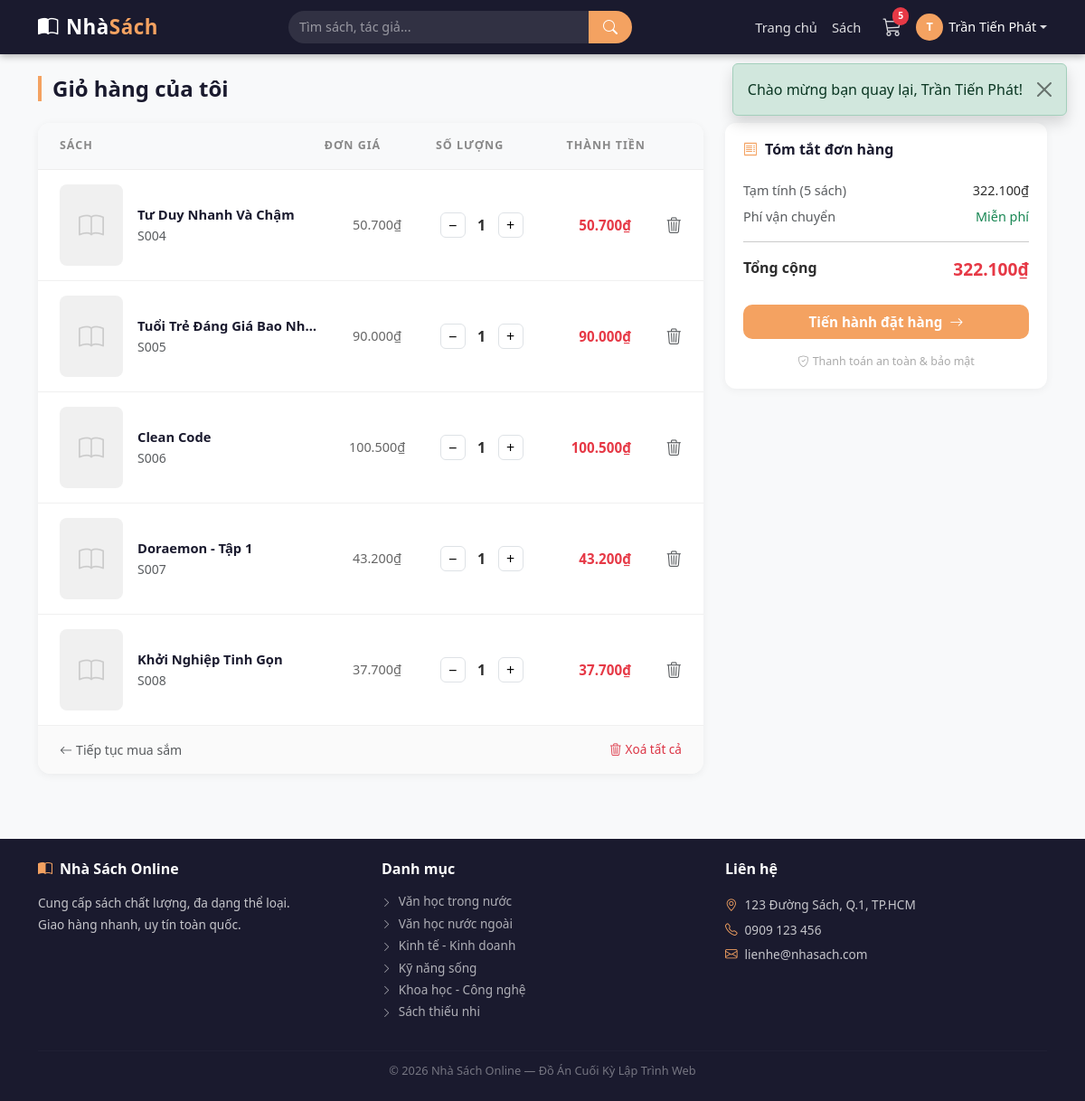
The page /cart.php (signed in) on the database as committed earlier.
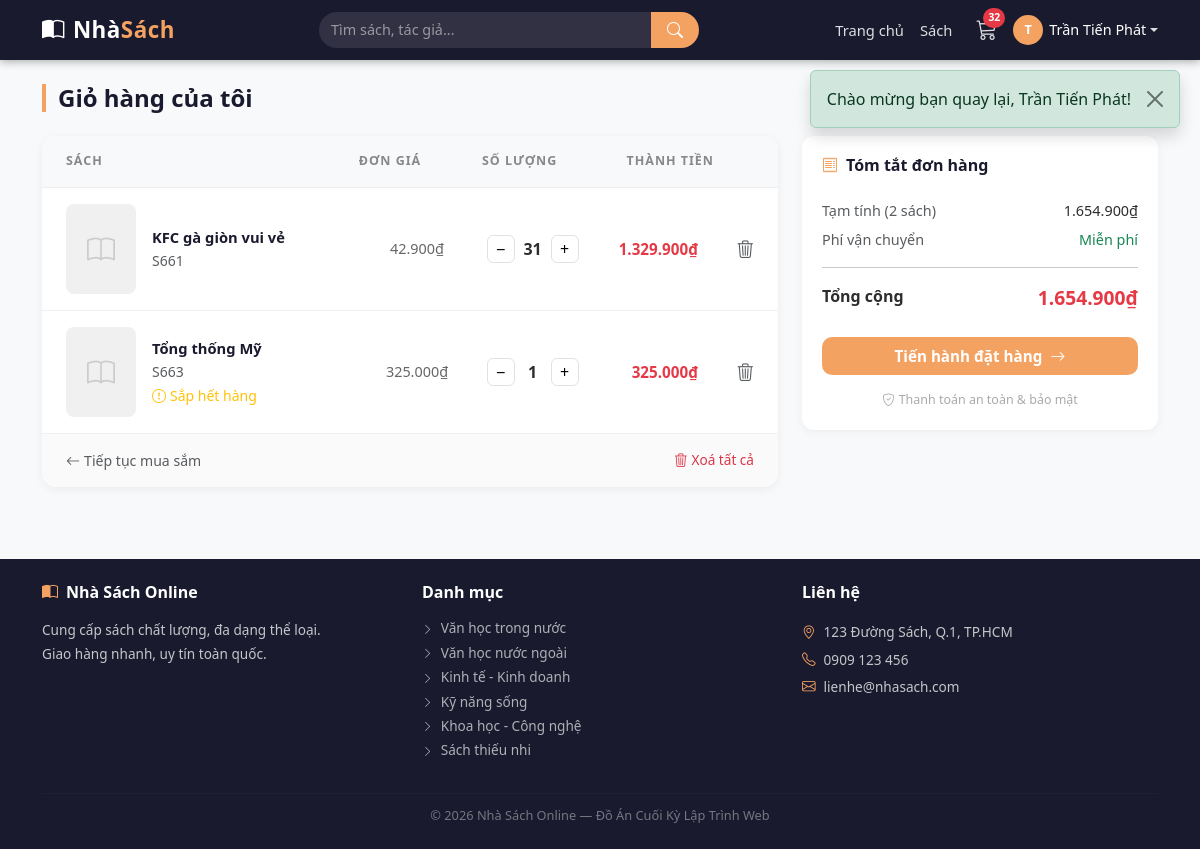
The same page on the database as committed later.
### tables this page shows
CREATE TABLE `sach` (
  `id` int(11) NOT NULL,
  `ma_sach` varchar(20) NOT NULL,
  `ten` varchar(255) NOT NULL,
  `tac_gia` varchar(150) DEFAULT NULL,
  `the_loai_id` int(11) NOT NULL,
  `nha_xb` varchar(150) DEFAULT NULL,
  `mo_ta` text DEFAULT NULL,
  `don_vi_tinh` varchar(30) DEFAULT 'cuốn',
  `hinh` varchar(255) DEFAULT NULL,
  `so_luong` int(11) NOT NULL DEFAULT 0,
  `gia_nhap` decimal(15,2) NOT NULL DEFAULT 0.00,
  `ty_le_ln` decimal(5,2) NOT NULL DEFAULT 0.00,
  `hien_trang` tinyint(1) NOT NULL DEFAULT 1,
  `da_nhap_hang` tinyint(1) NOT NULL DEFAULT 0,
  `ngay_tao` datetime DEFAULT current_timestamp()
);

CREATE TABLE `the_loai` (
  `id` int(11) NOT NULL,
  `ten` varchar(100) NOT NULL,
  `mo_ta` text DEFAULT NULL,
  `trang_thai` tinyint(1) NOT NULL DEFAULT 1
);

### cart.php (the view, shortened to what the changed rows need)
<?php
require_once 'includes/header.php';
$gio_hang  = $_SESSION['gio_hang'] ?? [];
$items     = [];
$tong_tien = 0;
if (!empty($gio_hang)) {
    $ids      = implode(',', array_map('intval', array_keys($gio_hang)));
    $stmt     = $pdo->query("
        SELECT id, ten, hinh, so_luong AS ton_kho, ma_sach,
               ROUND(gia_nhap * (1 + ty_le_ln/100), 0) AS gia_ban
        FROM sach
        WHERE id IN ($ids) AND hien_trang = 1
    ");
    $sachs_db = $stmt->fetchAll(PDO::FETCH_ASSOC);
    foreach ($sachs_db as $s) {
        $sl = min($gio_hang[$s['id']], $s['ton_kho']);
        if ($sl > 0) {
            $thanh_tien = $s['gia_ban'] * $sl;
            $tong_tien += $thanh_tien;
            $items[]    = array_merge($s, ['so_luong' => $sl, 'thanh_tien' => $thanh_tien]);
        }
    }
}
?>
<div class="container py-4">
  <?php if (empty($items)): ?>
    <div class="empty-state py-5">
      <i class="bi bi-cart3" style="font-size:4rem; color:#dee2e6; display:block; margin-bottom:16px;"></i>
      <h5 class="text-muted">Giỏ hàng của bạn đang trống</h5>
      <p class="text-muted">Hãy chọn thêm sách để tiếp tục mua sắm nhé!</p>
      <a href="/nhasach/books.php" class="btn btn-accent px-4 mt-2">
        <i class="bi bi-arrow-left me-2"></i>Tiếp tục mua sắm
      </a>
    </div>
  <?php else: ?>
    <div class="row g-4">
      <div class="col-lg-8">
        <div style="background:#fff; border-radius:14px; box-shadow:0 2px 10px rgba(0,0,0,.06); overflow:hidden;">
          <div class="d-none d-md-flex px-4 py-3"
               style="background:#f8f9fa; border-bottom:1px solid #eee;
                      font-size:.78rem; text-transform:uppercase;
                      letter-spacing:.08em; color:#888; font-weight:600;">
            <div style="flex:2;">Sách</div>
            <div style="flex:1; text-align:center;">Đơn giá</div>
            <div style="flex:1; text-align:center;">Số lượng</div>
            <div style="flex:1; text-align:right;">Thành tiền</div>
            <div style="width:40px;"></div>
          </div>
          <?php foreach ($items as $item): ?>
            <div class="d-flex align-items-center gap-3 px-4 py-3"
                 style="border-bottom:1px solid #f0f0f0;">
              <a href="/nhasach/book.php?id=<?= $item['id'] ?>" style="flex-shrink:0;">
                <?php if (!empty($item['hinh']) && file_exists("uploads/" . $item['hinh'])): ?>
                  <img src="/nhasach/uploads/<?= htmlspecialchars($item['hinh']) ?>"
                       alt="<?= htmlspecialchars($item['ten']) ?>"
                       style="width:70px; height:90px; object-fit:cover; border-radius:8px;">
                <?php else: ?>
                  <div style="width:70px; height:90px; background:#f0f0f0; border-radius:8px;
                              display:flex; align-items:center; justify-content:center; color:#ccc;">
                    <i class="bi bi-book fs-3"></i>
                  </div>
                <?php endif; ?>
              </a>
              <div style="flex:2; min-width:0;">
                <a href="/nhasach/book.php?id=<?= $item['id'] ?>"
                   class="fw-semibold text-truncate d-block"
                   style="color:#1a1a2e; font-size:.92rem; max-width:240px;">
                  <?= htmlspecialchars($item['ten']) ?>
                </a>
                <small class="text-muted"><?= htmlspecialchars($item['ma_sach']) ?></small>
                <?php if ($item['ton_kho'] <= 5): ?>
                  <div><small class="text-warning"><i class="bi bi-exclamation-circle me-1"></i>Sắp hết hàng</small></div>
                <?php endif; ?>
              </div>
              <div class="d-none d-md-block" style="flex:1; text-align:center; color:#666; font-size:.9rem;">
                <?= number_format($item['gia_ban'], 0, ',', '.') ?>₫
              </div>
              <div style="flex:1; text-align:center;">
                <form method="POST" action="/nhasach/cart.php"
                      class="d-flex align-items-center justify-content-center gap-1">
                  <button type="submit" name="so_luong"
                          value="<?= $item['so_luong'] - 1 ?>"
                          class="cart-qty-btn">−</button>
                  <span class="fw-bold" style="min-width:28px; text-align:center;">
                    <?= $item['so_luong'] ?>
                  </span>
                  <button type="submit" name="so_luong"
                          value="<?= $item['so_luong'] + 1 ?>"
                          class="cart-qty-btn"
                          <?= $item['so_luong'] >= $item['ton_kho'] ? 'disabled' : '' ?>>+</button>
                </form>
              </div>
              <div style="flex:1; text-align:right; font-weight:700; color:#e63946; font-size:.95rem;">
                <?= number_format($item['thanh_tien'], 0, ',', '.') ?>₫
              </div>
              <div style="width:40px; text-align:right;">
                <a href="/nhasach/cart.php?action=remove&sach_id=<?= $item['id'] ?>"
                   class="text-muted"
                   title="Xoá"
                   onclick="return confirm('Xoá sách này khỏi giỏ hàng?')"
                   style="font-size:1.1rem;">
                  <i class="bi bi-trash3"></i>
                </a>
              </div>
            </div>
          <?php endforeach; ?>
          <div class="px-4 py-3 d-flex justify-content-between align-items-center"
               style="background:#fafafa;">
            <a href="/nhasach/books.php" class="text-muted" style="font-size:.88rem;">
              <i class="bi bi-arrow-left me-1"></i>Tiếp tục mua sắm
            </a>
            <a href="/nhasach/cart.php?action=clear"
               class="text-danger" style="font-size:.85rem;"
               onclick="return confirm('Xoá toàn bộ giỏ hàng?')">
              <i class="bi bi-trash3 me-1"></i>Xoá tất cả
            </a>
          </div>
        </div>
      </div>
      <div class="col-lg-4">
        <div class="order-summary">
          <h6 class="fw-bold mb-4" style="color:#1a1a2e; font-size:1rem;">
            <i class="bi bi-receipt me-2" style="color:#f4a261;"></i>Tóm tắt đơn hàng
          </h6>
          <div class="d-flex justify-content-between mb-2" style="font-size:.9rem;">
            <span class="text-muted">Tạm tính (<?= count($items) ?> sách)</span>
            <span><?= number_format($tong_tien, 0, ',', '.') ?>₫</span>
          </div>
          <div class="d-flex justify-content-between mb-3" style="font-size:.9rem;">
            <span class="text-muted">Phí vận chuyển</span>
            <span class="text-success">Miễn phí</span>
          </div>
          <hr>
          <div class="d-flex justify-content-between mb-4">
            <span class="fw-bold">Tổng cộng</span>
            <span class="fw-bold" style="font-size:1.2rem; color:#e63946;">
              <?= number_format($tong_tien, 0, ',', '.') ?>₫
            </span>
          </div>
          <a href="/nhasach/checkout.php" class="btn w-100 py-2 fw-semibold"
             style="background:#f4a261; color:#fff; border:none; border-radius:10px; font-size:.95rem;">
            Tiến hành đặt hàng <i class="bi bi-arrow-right ms-1"></i>
          </a>
          <div class="mt-3 text-center" style="font-size:.78rem; color:#aaa;">
            <i class="bi bi-shield-check me-1"></i>Thanh toán an toàn &amp; bảo mật
          </div>
        </div>
      </div>
    </div>
  <?php endif; ?>
</div>
<?php require_once 'includes/footer.php'; ?>

### includes/header.php (shortened to what the changed rows need)
<?php
require_once __DIR__ . '/../config/database.php';
$so_san_pham_gio = 0;
if (isset($_SESSION['khach_hang_id'])) {
    $stmt_gio = $pdo->prepare("SELECT COALESCE(SUM(so_luong),0) FROM gio_hang WHERE khach_hang_id=?");
    $stmt_gio->execute([$_SESSION['khach_hang_id']]);
    $so_san_pham_gio = (int)$stmt_gio->fetchColumn();
} elseif (isset($_SESSION['gio_hang'])) {
    foreach ($_SESSION['gio_hang'] as $sl) {
        $so_san_pham_gio += $sl;
    }
}
?>
<!DOCTYPE html>
<html lang="vi">
<head>
  <link href="https://cdn.jsdelivr.net/npm/bootstrap@5.3.0/dist/css/bootstrap.min.css" rel="stylesheet">
  <link href="https://cdn.jsdelivr.net/npm/bootstrap-icons@1.10.5/font/bootstrap-icons.css" rel="stylesheet">
  <link href="/nhasach/assets/css/style.css?v=2" rel="stylesheet">
</head>
<body>
<nav class="navbar navbar-expand-lg sticky-top">
  <div class="container">
    <div class="collapse navbar-collapse" id="navMenu">
      <a href="/nhasach/cart.php" class="cart-icon text-decoration-none me-3">
        <i class="bi bi-cart3"></i>
        <?php if ($so_san_pham_gio > 0): ?>
          <span class="cart-badge"><?= $so_san_pham_gio ?></span>
        <?php endif; ?>
      </a>
    </div>
  </div>
</nav>

### includes/footer.php (shortened to what the changed rows need)
<footer class="mt-5" style="background:#1a1a2e; color: rgba(255,255,255,0.75);">
  <div class="container py-4">
    <div class="row g-4">
      <div class="col-md-4">
        <ul class="list-unstyled" style="font-size:0.85rem;">
          <?php
          try {
              $stmt = $pdo->query("SELECT id, ten FROM the_loai WHERE trang_thai = 1 LIMIT 6");
              while ($tl = $stmt->fetch()):
          ?>
            <li class="mb-1">
              <a href="/nhasach/books.php?the_loai=<?= $tl['id'] ?>"
                 style="color:rgba(255,255,255,0.65); text-decoration:none;"
                 onmouseover="this.style.color='#f4a261'" onmouseout="this.style.color='rgba(255,255,255,0.65)'">
                <i class="bi bi-chevron-right me-1" style="font-size:0.7rem;"></i>
                <?= htmlspecialchars($tl['ten']) ?>
              </a>
            </li>
          <?php
              endwhile;
          } catch (Exception $e) {  }
          ?>
        </ul>
      </div>
    </div>
  </div>
</footer>
</body>
</html>

Rows that differ between the two databases and show on the page:
no longer on this page (row edited): sach: ten "Tư Duy Nhanh Và Chậm", ma_sach "S004", gia_ban "50.700", $item['so_luong'] - 1 0 (drawn), so_luong "1", $item['so_luong'] + 1 2 (drawn), thanh_tien "50.700"
no longer on this page (row edited): sach: ten "Tuổi Trẻ Đáng Giá Bao Nh…", ma_sach "S005", gia_ban "90.000", $item['so_luong'] - 1 0 (drawn), so_luong "1", $item['so_luong'] + 1 2 (drawn), thanh_tien "90.000"
no longer on this page (row edited): sach: ten "Clean Code", ma_sach "S006", gia_ban "100.500", $item['so_luong'] - 1 0 (drawn), so_luong "1", $item['so_luong'] + 1 2 (drawn), thanh_tien "100.500"
no longer on this page (row edited): sach: ten "Doraemon - Tập 1", ma_sach "S007", gia_ban "43.200", $item['so_luong'] - 1 0 (drawn), so_luong "1", $item['so_luong'] + 1 2 (drawn), thanh_tien "43.200"
no longer on this page (row edited): sach: ten "Khởi Nghiệp Tinh Gọn", ma_sach "S008", gia_ban "37.700", $item['so_luong'] - 1 0 (drawn), so_luong "1", $item['so_luong'] + 1 2 (drawn), thanh_tien "37.700"
added sach: ten "KFC gà giòn vui vẻ", ma_sach "S661", gia_ban "42.900", $item['so_luong'] - 1 30 (drawn), so_luong "31", $item['so_luong'] + 1 32 (drawn), thanh_tien "1.329.900"
added sach: ten "Tổng thống Mỹ", ma_sach "S663", so_luong 2 (drawn), gia_ban "325.000", $item['so_luong'] - 1 0 (drawn), so_luong "1", $item['so_luong'] + 1 2 (drawn), thanh_tien "325.000"
Other text that changed with them:
$so_san_pham_gio: "5" → "32"
count($items): "5" → "2"
$tong_tien: "322.100" → "1.654.900"
